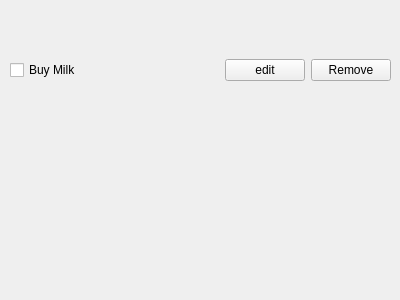
<?xml version="1.0" encoding="UTF-8"?>
<ui version="4.0">
 <class>Task</class>
 <widget class="QWidget" name="Task">
  <property name="geometry">
   <rect>
    <x>0</x>
    <y>0</y>
    <width>400</width>
    <height>300</height>
   </rect>
  </property>
  <property name="windowTitle">
   <string>Form</string>
  </property>
  <widget class="QWidget" name="horizontalLayoutWidget">
   <property name="geometry">
    <rect>
     <x>10</x>
     <y>30</y>
     <width>381</width>
     <height>80</height>
    </rect>
   </property>
   <layout class="QHBoxLayout" name="horizontalLayout">
    <item>
     <widget class="QCheckBox" name="checkBox">
      <property name="text">
       <string>Buy Milk</string>
      </property>
     </widget>
    </item>
    <item>
     <spacer name="horizontalSpacer">
      <property name="orientation">
       <enum>Qt::Horizontal</enum>
      </property>
      <property name="sizeHint" stdset="0">
       <size>
        <width>40</width>
        <height>20</height>
       </size>
      </property>
     </spacer>
    </item>
    <item>
     <widget class="QPushButton" name="editButton">
      <property name="text">
       <string>edit</string>
      </property>
     </widget>
    </item>
    <item>
     <widget class="QPushButton" name="removeButton">
      <property name="text">
       <string>Remove</string>
      </property>
     </widget>
    </item>
   </layout>
  </widget>
 </widget>
 <resources/>
 <connections/>
</ui>
